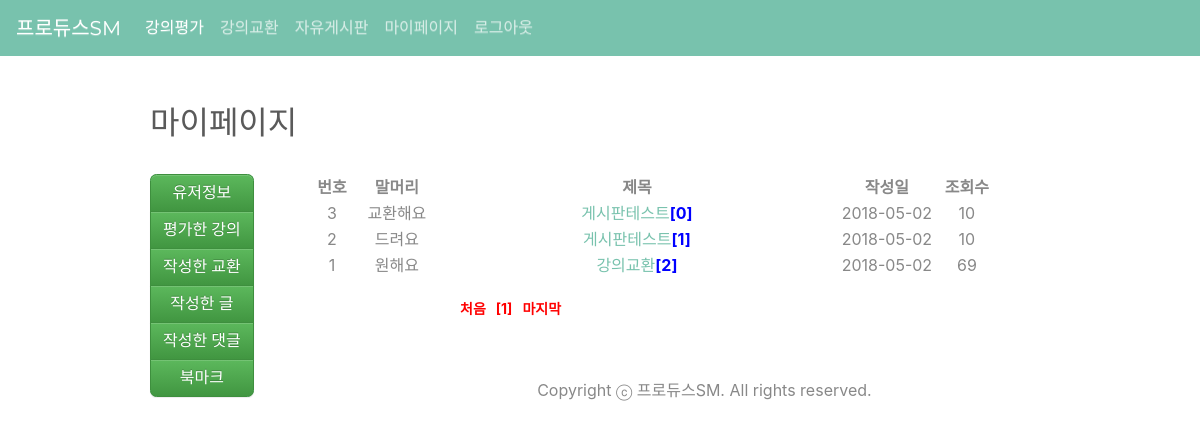
/page/mypage_board/my_trade.php (signed in), run on the app's committed database.
### tables this page shows
CREATE TABLE `trade_board` (
  `idx` int(11) NOT NULL,
  `trade_header` varchar(45) NOT NULL,
  `name` varchar(100) NOT NULL,
  `title` varchar(100) NOT NULL,
  `content` text NOT NULL,
  `date` date NOT NULL,
  `hit` int(11) NOT NULL
);

### db.php (called while the page is built, shortened)
<?php
 $db = new mysqli("localhost","root","123456","producesm");
 $db->set_charset("utf8");
 function mq($sql){
   global $db;
   return $db->query($sql);
 }
 ?>

### page/mypage_board/my_trade.php (the view, shortened to what this page needs)
<?php
	include "../../db.php";
	if(isset($_SESSION['userid'])){
?>
<!doctype html>
<html>
<head>
 <link rel="stylesheet" href="../../css/board.css" />
<link rel="stylesheet" href="../../css/bootstrap.min.css">
<link rel="stylesheet" href="../../css/bootstrap-theme.min.css">
</head>
<nav class="navbar navbar-expand-lg navbar-dark bg-primary">
  <a class="navbar-brand" href="../../../index.php">프로듀스SM</a>
  <div class="collapse navbar-collapse" id="navbarColor01">
    <ul class="navbar-nav mr-auto">
      <li class="nav-item active">
        <a class="nav-link" href="../../page/evaluation.php">강의평가 <span class="sr-only">(current)</span></a>
      </li>
      <li class="nav-item">
        <a class="nav-link" href="../../page/trade.php">강의교환</a>
      </li>
      <li class="nav-item">
        <a class="nav-link" href="../../page/list.php">자유게시판</a>
      </li>
      <li class="nav-item">
        <a class="nav-link" href="../../page/mypage.php">마이페이지</a>
      </li>
      <li class="nav-item">
        <a class="nav-link" href="../../member/logout.php">로그아웃</a>
      </li>
    </ul>
  </div>
</nav>
<body>
	<div id="board_area">
		<br><br><h2>마이페이지</h2><br>
    <div class="btn-group-vertical" style="float:left;">
  		<a class="btn btn-success" href="user_information.php">유저정보</a>
  		<a class="btn btn-success" href="my_evaluation.php">평가한 강의</a>
			<a class="btn btn-success" href="my_trade.php">작성한 교환</a>
  		<a class="btn btn-success" href="my_list.php">작성한 글</a>
  		<a class="btn btn-success" href="my_reply.php">작성한 댓글</a>
  		<a class="btn btn-success" href="my_bookmark.php">북마크</a>
		</div>
		<table style="margin-left: auto; margin-right: auto;">
			<thead>
					<tr>
							<th width="50">번호</th>
								<th width="80">말머리</th>
								<th width="400">제목</th>
								<th width="100">작성일</th>
								<th width="60">조회수</th>
						</tr>
				</thead>
        <?php
         if(isset($_GET['page'])){
            $page = $_GET['page'];
         }else{
            $page = 1;
         }
            $bo_mq = mq("select * from trade_board where name='".$_SESSION['userid']."'");
            $row_num = mysqli_num_rows($bo_mq);
            $list = 5;
            $block_ct = 5;
            $block_num = ceil($page/$block_ct);
            $block_start = (($block_num - 1) * $block_ct) + 1;
            $block_end = $block_start + $block_ct - 1;
            $total_page = ceil($row_num / $list);
            if($block_end > $total_page) $block_end = $total_page;
            $start_num = ($page-1) * $list;
            $sql = mq("select * from trade_board where name='".$_SESSION['userid']."' order by idx desc limit $start_num, $list");
            while($trade_board = $sql->fetch_array()){
        $title=$trade_board["title"];
            $sql2 = mq("select * from trade_reply where con_num='".$trade_board['idx']."'");
            $rep_count = mysqli_num_rows($sql2);
        ?>
				<tbody>
					<tr>
									<td width="50"><?php echo $trade_board['idx']; ?></td>
									<td width="80"><?php echo $trade_board['trade_header']; ?></td>
									<td width="400">
										 <a href='../trade_board/trade_read.php?idx=<?php echo $trade_board["idx"]; ?>'>
											 <?php   echo $title; ?><span class="re_ct">[<?php echo $rep_count; ?>]</span></a>
									</td>
									<td width="100"><?php echo $trade_board['date']?></td>
									<td width="60"><?php echo $trade_board['hit']; ?></td>
							</tr>
				</tbody>
      <?php } ?>
    </table>
    <div id="page_num">
        <ul>
          <?php
              if($page <= 1){
                  echo "<li class='fo_re'>처음</li>";
              }else{
                  echo "<li><a href=?page=1".$subString.">처음</a></li>";
              }
              for($i=$block_start; $i<=$block_end; $i++){
                  if($page == $i){
                      echo "<li class='fo_re'>[$i]</li>";
                  }else{
                      echo "<li><a href='?page=$i".$subString."'>[$i]</a></li>";
                  }
              }
              if($page >= $total_page){
                  echo "<li class='fo_re'>마지막</li>";
              }else{
                  echo "<li><a href=?page=$total_page".$subString.">마지막</a></li>";
              }
          ?>
        </ul>
		</div>
	</div>
	<div class="container" style="padding-top:100px;">
		<p class="text-center">Copyright ⓒ 프로듀스SM. All rights reserved.</p>
	</div>
</body>
</html>
<?php
    }else{
        echo "<script>alert('잘못된 접근입니다.'); location.href='../../index.php'; </script>";
    }
 ?>

### css/board.css (style rules this page uses)
a { text-decoration: none; color:#333; }
ul li { list-style:none; }
#board_area { width: 900px; margin: 0 auto; position: relative; }
.re_ct { font-weight:bold; color:blue; }
.fo_re { font-weight: bold; color:red; }
#page_num { position: absolute; left: 260px; margin-top:20px; font-size: 14px; }
#page_num ul li { float: left; margin-left: 10px; }

### page/mypage_board/my_trade.php (style rules this page uses)
th { text-align: center; }
td { text-align: center; }

### data on the page
trade_board: idx "3", trade_header "교환해요", title "게시판테스트", rep_count "0", date "2018-05-02", hit "10"
trade_board: idx "2", trade_header "드려요", title "게시판테스트", rep_count "1", date "2018-05-02", hit "10"
trade_board: idx "1", trade_header "원해요", title "강의교환", rep_count "2", date "2018-05-02", hit "69"
